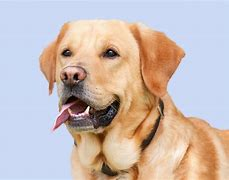
#> input picture Images/dog.jpg, 229 x 180 px, found by its file name
$ python '2. Basic functions.py'
#> lines starting #> are read from the running program, lines starting #| are printed output that depends on the picture; after the words box and inside, x2 and y2 are one past the last pixel; in counts of white or black regions, pixels touching at a corner belong together
# Gray Image

import cv2

img = cv2.imread('Images\dog.jpg')
#> img is the input picture: shape (180, 229, 3); mean B, G, R 180.6, 186.3, 201.8
gray_img = cv2.cvtColor(img, cv2.COLOR_BGR2GRAY)
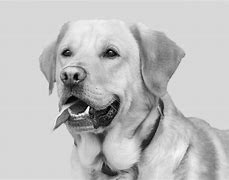
#> gray_img: shape (180, 229); min 1, max 251, mean 190.3

cv2.imshow('gray_image', gray_img)


# Blur Image
blur_img = cv2.GaussianBlur(gray_img, (3,3), 0)

cv2.imshow('blur_image', blur_img)


# Edge detector
canny_img = cv2.Canny(img, 100, 150)
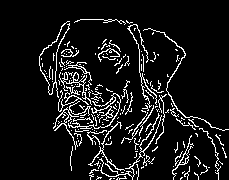
#> canny_img: shape (180, 229); 9.2% white in thin lines or dots, all inside (x1, y1, x2, y2) = (39, 19, 229, 180)

cv2.imshow('canny_image', canny_img)


# Dilation - increase the thickness of the canny image
import numpy as np

kernel = np.ones((3, 3), np.uint8)
dilate_img = cv2.dilate(canny_img, kernel, iterations = 1)
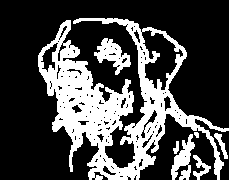
#> dilate_img: shape (180, 229); 28.6% white; 7 white regions, largest, box (x1, y1, x2, y2) and area: (38, 18, 229, 180) 10263, (94, 38, 131, 75) 615, (171, 134, 195, 180) 525

cv2.imshow('dilate_image', dilate_img)


# Erosion
eroded_img = cv2.erode(dilate_img, kernel, iterations = 1)
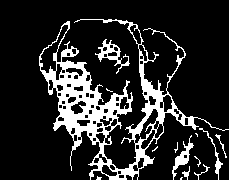
#> eroded_img: shape (180, 229); 16.3% white; 14 white regions (7 under 20 px), largest, box (x1, y1, x2, y2) and area: (39, 19, 229, 180) 5828, (95, 39, 130, 74) 318, (172, 135, 194, 180) 252

cv2.imshow('eroded_image', eroded_img)
cv2.waitKey(0)
